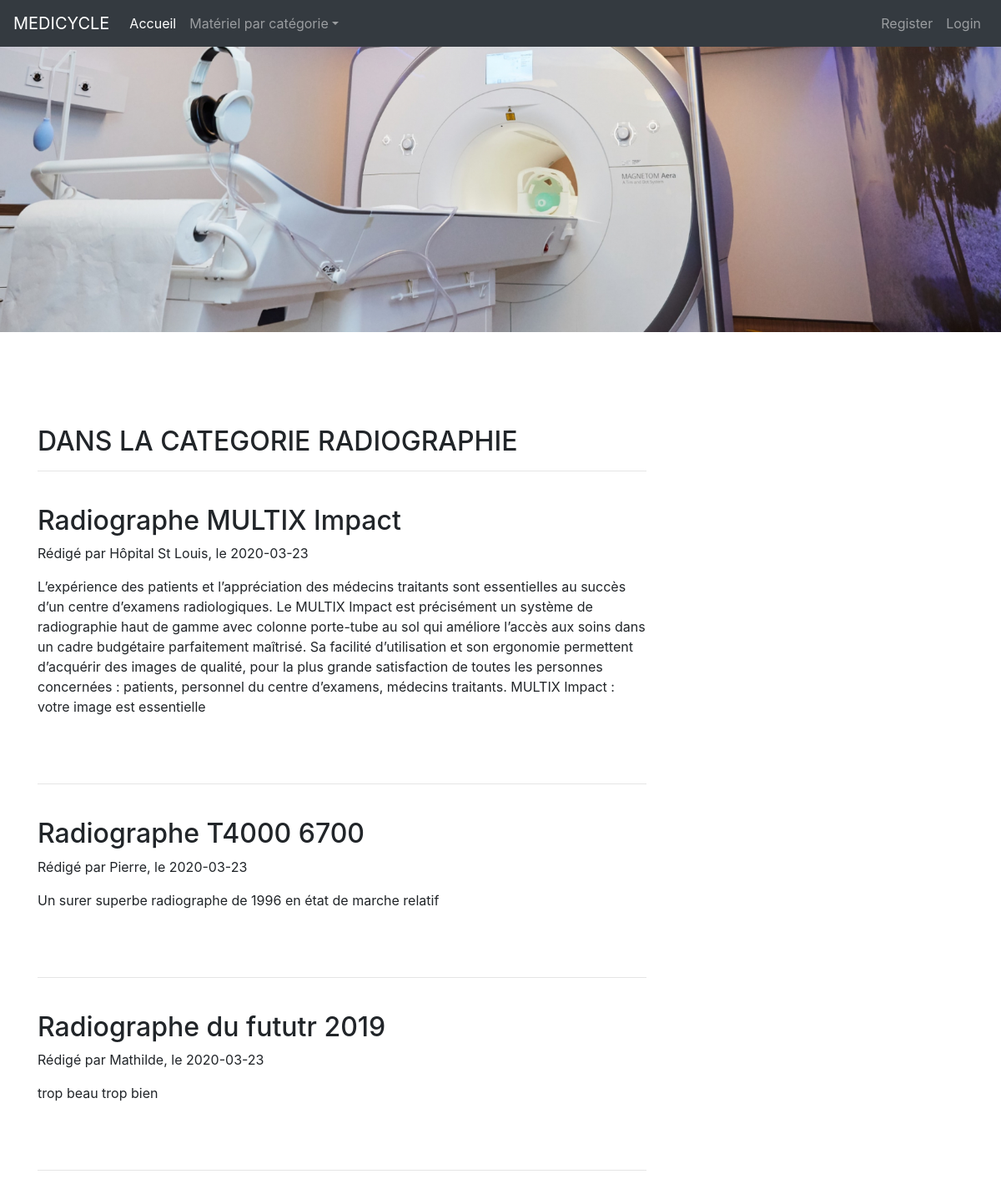
Page /radiographie on the committed database.
### flaskappli/models.py (models this page shows, shortened)
class Article(db.Model):
    id = db.Column(db.Integer, primary_key=True)
    title = db.Column(db.String(100), nullable=False)
    date_posted = db.Column(db.DateTime, nullable=False, default=datetime.utcnow)
    content = db.Column(db.Text, nullable=False)
    category = db.Column(db.String(50), nullable=False)
    image = db.Column(db.LargeBinary, nullable=True)
    user_id = db.Column(db.Integer, db.ForeignKey('user.id'), nullable=False)

class User(db.Model, UserMixin):
    id = db.Column(db.Integer, primary_key=True)
    username = db.Column(db.String(20), unique=True, nullable=False)
    email = db.Column(db.String(120), unique=True, nullable=False)
    password = db.Column(db.String(60), nullable=False)
    articles = db.relationship('Article', backref='author', lazy=True)

### flaskappli/routes.py (the view)
@app.route("/radiographie", methods=['GET', 'POST'])
def radiographie():
    posts = Article.query.all()
    return render_template('radiographie.html', posts=posts)

### flaskappli/templates/radiographie.html (shortened to what this page needs)
{% extends "layout.html" %}
{% block content %}
<br>
<br>
<br>
<h2> DANS LA CATEGORIE RADIOGRAPHIE </h2>
<hr>
{% for post in posts %}
{% if post.category == 'Radiographie' %}
<br>
<h2> {{ post.title }} </h2>
<p> Rédigé par {{ post.author.username }}, le {{ post.date_posted.strftime('%Y-%m-%d') }} </p>
<p> {{ post.content }} </p>
<br>
<br>
<hr>
{% endif %}
{% endfor %}
<br> {% endblock %}

### rows in the picture
Article: title "Radiographe MULTIX Impact", author.username "Hôpital St Louis", date_posted "2020-03-23", content "L’expérience des patients et l’appréciation des médecins traitants sont essentielles au succès d’un centre d’examens radiologiques. Le MULTIX Impact est précisément un système de radiographie haut de gamme avec colonne porte-tube au sol qui améliore l’accès aux soins dans un cadre budgétaire parfaitement maîtrisé. Sa facilité d’utilisation et son ergonomie permettent d’acquérir des images de qualité, pour la plus grande satisfaction de toutes les personnes concernées : patients, personnel du centre d’examens, médecins traitants. MULTIX Impact : votre image est essentielle"
Article: title "Radiographe T4000 6700", author.username "Pierre", date_posted "2020-03-23", content "Un surer superbe radiographe de 1996 en état de marche relatif"
Article: title "Radiographe du fututr 2019", author.username "Mathilde", date_posted "2020-03-23", content "trop beau trop bien"
